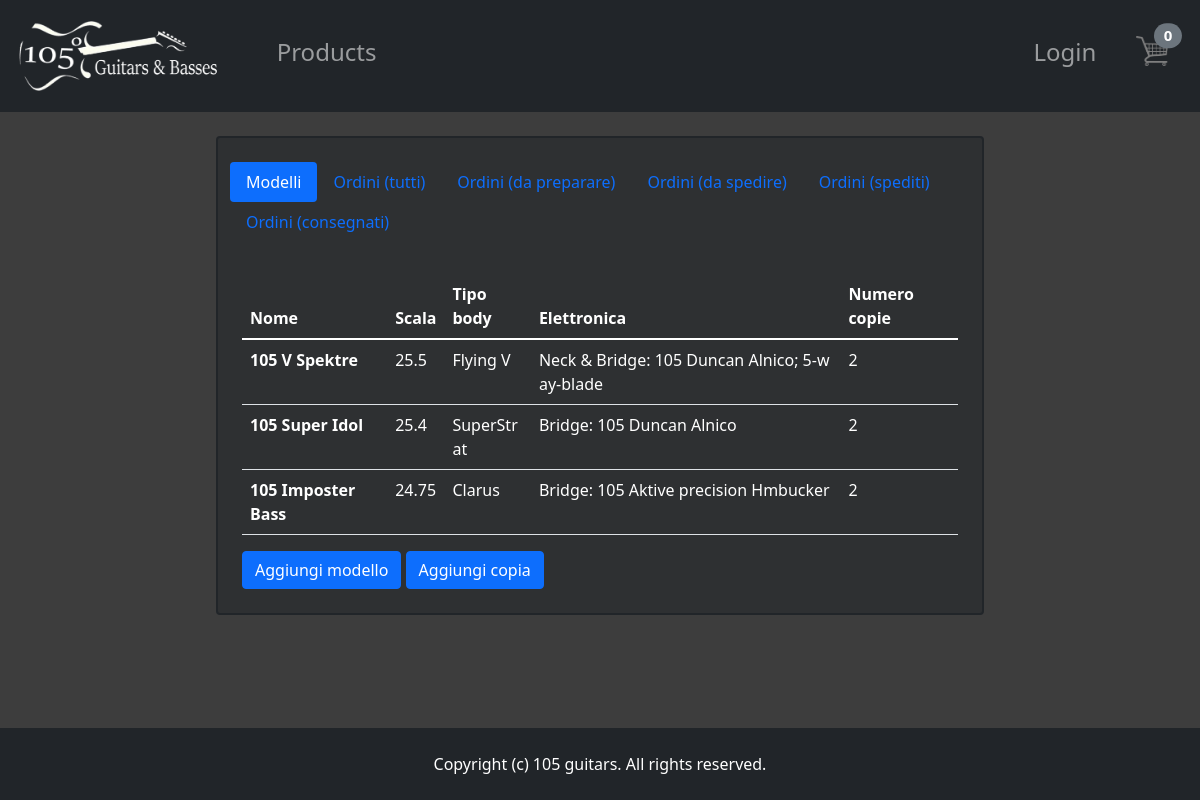
The page /seller_profile.php on the database its author committed.
### tables this page shows
create table modello(
    codice int not null AUTO_INCREMENT,
	nome varchar(40) not null,
    scala float not null,
    tipo_body varchar(40) not null,
    elettronica varchar(100) not null,
    CONSTRAINT ID_MODELLO PRIMARY key (codice)
);

### template/base_page.php (called while the page is built, shortened)
<?php
require_once "bootstrap_page.php";
$params["profile-url"] = "login.php";
$params["user-name"] = "";
$params["articles-in-cart"] = !is_set_and_not_empty($_SESSION["articles-in-cart"]) ? 0 : count($_SESSION["articles-in-cart"]);
$params["jquery-source"] = "https://code.jquery.com/jquery-3.6.0.min.js";
require "base.php";
?>

### seller_profile.php (called while the page is built, shortened)
<?php
require_once "bootstrap_page.php";
$params["name"] = "seller_template.php";
$params["scripts"] = ["js/seller.js"];
$params["models"] = $the_db->getAllModels();
$params["orders"] = $the_db->getAllOrders();
foreach ($params["orders"] as $order):
    $id = $order["codice_ordine"];
    $params["order_" . $id] = $the_db->retrieveOrderCopies($id);
endforeach;
require "template/base_page.php"
?>

### database.php (called while the page is built, shortened)
<?php
class Database {
    private $db;
    public function __construct($servername, $username, $password, $dbname, $port){
        $this->db = new mysqli($servername, $username, $password, $dbname, $port);
    }
    public function getAllModels() {
        return $this->db->query("select * from modello;");
    }
    public function getNumberOfCopies($id) {
        $stmt = $this->db->prepare("select count(*) as CopyNumber from copia where ID_MODELLO = ?;");
        $stmt->bind_param("i", $id);
        $stmt->execute();
        return $stmt->get_result()->fetch_all(MYSQLI_ASSOC)[0]["CopyNumber"];
    }
    public function getAllOrders() {
        return $this->db->query("select o.codice_ordine, o.data_ordine, o.stato, u.nome, u.cognome, u.email
                                 from ordine o, utente u
                                 where o.ID_UTENTE = u.email")->fetch_all(MYSQLI_ASSOC);
    }
    public function retrieveOrderCopies($order_id) {
        $stmt = $this->db->prepare("select c.seriale as seriale, c.side_image as side_image, m.nome as nome, m.scala as scala, c.num_corde as num_corde, c.colore as colore, c.materiale as material, c.prezzo as prezzo
                                    from oggetto_in_ordine o, copia c, modello m
                                    where o.ID_COPIA = c.seriale
                                    and c.ID_MODELLO = m.codice
                                    and o.ID_ORDINE = ?");
        $stmt->bind_param("i", $order_id);
        $stmt->execute();
        return $stmt->get_result()->fetch_all(MYSQLI_ASSOC);
    }
}
?>

### bootstrap_page.php (called while the page is built, shortened)
<?php
require_once "database.php";
require_once "functions.php";
$the_db = new Database("localhost", "root", "", "105guitars", 3306);
?>

### functions.php (called while the page is built, shortened)
<?php
function is_set_and_not_empty(&$var) {
    return isset($var) && !empty($var);
}
?>

### template/seller_template.php (the view, shortened to what this page needs)
<div class="container-fluid">
    <div class="row p-4">
        <div class="col-md-2"></div>
        <div class="col-12 col-md-8 bg-dark bg-opacity-50 border border-dark border-2 rounded-2 p-4">
            <div class="row">
                <ul class="nav nav-pills seller-nav-pad" id="myTab" role="tablist">
                    <li class="nav-item" role="presentation">
                        <button class="nav-link active" id="products-tab"   data-bs-toggle="tab" data-bs-target="#products" type="button" role="tab" aria-controls="products" aria-selected="false">Modelli</button>
                    </li>
                    <li class="nav-item" role="presentation">
                        <button class="nav-link" id="all-tab"        data-bs-toggle="tab" data-bs-target="#all" type="button" role="tab" aria-controls="all" aria-selected="false">Ordini (tutti)</button>
                    </li>
                    <li class="nav-item" role="presentation">
                        <button class="nav-link" id="prep-tab"       data-bs-toggle="tab" data-bs-target="#prep" type="button" role="tab" aria-controls="prep" aria-selected="false">Ordini (da preparare)</button>
                    </li>
                    <li class="nav-item" role="presentation">
                        <button class="nav-link" id="send-tab"       data-bs-toggle="tab" data-bs-target="#send" type="button" role="tab" aria-controls="send" aria-selected="false">Ordini (da spedire)</button>
                    </li>
                    <li class="nav-item" role="presentation">
                        <button class="nav-link" id="sent-tab"       data-bs-toggle="tab" data-bs-target="#sent" type="button" role="tab" aria-controls="sent" aria-selected="false">Ordini (spediti)</button>
                    </li>
                    <li class="nav-item" role="presentation">
                        <button class="nav-link" id="delivered-tab"  data-bs-toggle="tab" data-bs-target="#delivered" type="button" role="tab" aria-controls="sent" aria-selected="false">Ordini (consegnati)</button>
                    </li>
                </ul>
                <br>
                <div class="tab-content" id="myTabContent">
                    <div class="tab-pane fade show active" id="products" role="tabpanel" aria-labelledby="products-tab">
                        <table class="table text-white">
                            <thead>
                                <th scope="col">Nome</th>
                                <th scope="col">Scala</th>
                                <th scope="col">Tipo body</th>
                                <th scope="col">Elettronica</th>
                                <th scope="col">Numero copie</th>
                            </thead>
                            <tbody>
                                <?php foreach($params["models"] as $model): ?>
                                <tr>
                                    <th scope="row"><?php echo $model["nome"]; ?></th>
                                    <td>            <?php echo $model["scala"]; ?></td>
                                    <td>            <?php echo $model["tipo_body"]; ?></td>
                                    <td>            <?php echo $model["elettronica"]; ?></td>
                                    <td>            <?php echo $the_db->getNumberOfCopies($model["codice"]); ?></td>
                                </tr>
                                <?php endforeach; ?>
                            </tbody>
                        </table>
                        <a href="manage_product.php" class="btn btn-primary" role="button">Aggiungi modello</a>
                        <a href="manage_product.php" class="btn btn-primary" role="button">Aggiungi copia</a>
                    </div>
                </div>
            </div>
        </div>
    </div>
</div>

### template/style.css (style rules this page uses)
body { overflow-x: hidden; background-color:rgba(61, 61, 61, 1) !important; font-family:'Franklin Gothic Medium'; padding-bottom: 150px; }
td { word-break:break-all; }
.seller-nav-pad { padding-bottom: 2em; }

### rows shown on the page
modello: nome "105 V Spektre", scala "25.5", tipo_body "Flying V", elettronica "Neck & Bridge: 105 Duncan Alnico; 5-way-blade", NumberOfCopies "2"
modello: nome "105 Super Idol", scala "25.4", tipo_body "SuperStrat", elettronica "Bridge: 105 Duncan Alnico", codice "2"
modello: nome "105 Imposter Bass", scala "24.75", tipo_body "Clarus", elettronica "Bridge: 105 Aktive precision Hmbucker", NumberOfCopies "2"

### other values the page prints
$params["articles-in-cart"] "0"
